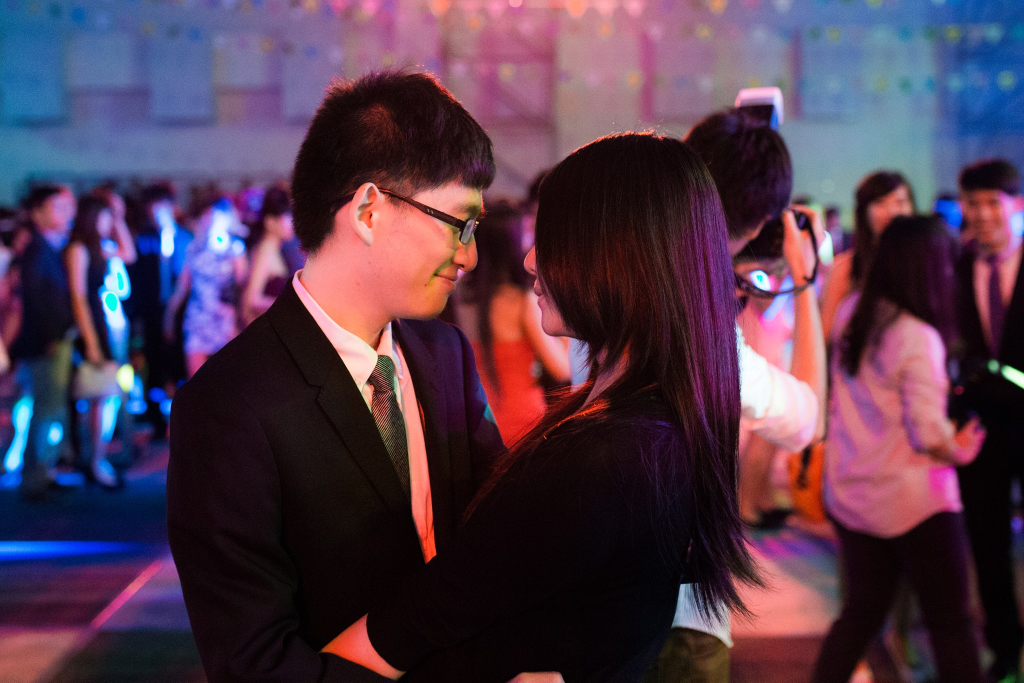
#> input picture master.jpg, 2048 x 1365 px (shown at 1/2 size)
$ python images.py   (older library calls are emulated)
#> lines starting #> are read from the running program, lines starting #| are printed output that depends on the picture
"""
==============
Image tutorial
==============

A short tutorial on plotting images with Matplotlib.

.. _imaging_startup:

Startup commands
===================

First, let's start IPython.  It is a most excellent enhancement to the
standard Python prompt, and it ties in especially well with
Matplotlib.  Start IPython either at a shell, or the IPython Notebook now.

With IPython started, we now need to connect to a GUI event loop.  This
tells IPython where (and how) to display plots.  To connect to a GUI
loop, execute the **%matplotlib** magic at your IPython prompt.  There's more
detail on exactly what this does at `IPython's documentation on GUI
event loops
<http://ipython.org/ipython-doc/2/interactive/reference.html#gui-event-loop-support>`_.

If you're using IPython Notebook, the same commands are available, but
people commonly use a specific argument to the %matplotlib magic:

.. sourcecode:: ipython

    In [1]: %matplotlib inline

This turns on inline plotting, where plot graphics will appear in your
notebook.  This has important implications for interactivity.  For inline plotting, commands in
cells below the cell that outputs a plot will not affect the plot.  For example,
changing the color map is not possible from cells below the cell that creates a plot.
However, for other backends, such as Qt5, that open a separate window,
cells below those that create the plot will change the plot - it is a
live object in memory.

This tutorial will use matplotlib's imperative-style plotting
interface, pyplot.  This interface maintains global state, and is very
useful for quickly and easily experimenting with various plot
settings.  The alternative is the object-oriented interface, which is also
very powerful, and generally more suitable for large application
development.  If you'd like to learn about the object-oriented
interface, a great place to start is our `FAQ on usage
<http://matplotlib.org/faq/usage_faq.html>`_.  For now, let's get on
with the imperative-style approach:
"""

import matplotlib.pyplot as plt
import matplotlib.image as mpimg
import numpy as np

###############################################################################
# .. _importing_data:
#
# Importing image data into Numpy arrays
# ===============================================
#
# Loading image data is supported by the `Pillow
# <https://pillow.readthedocs.io/en/latest/>`_ library.  Natively, Matplotlib
# only supports PNG images.  The commands shown below fall back on Pillow if
# the native read fails.
#
# The image used in this example is a PNG file, but keep that Pillow
# requirement in mind for your own data.
#
# Here's the image we're going to play with:
#
# .. image:: ../../_static/stinkbug.png
#
# It's a 24-bit RGB PNG image (8 bits for each of R, G, B).  Depending
# on where you get your data, the other kinds of image that you'll most
# likely encounter are RGBA images, which allow for transparency, or
# single-channel grayscale (luminosity) images.  You can right click on
# it and choose "Save image as" to download it to your computer for the
# rest of this tutorial.
#
# And here we go...

img = mpimg.imread('../../master.jpg')
#> img is the input picture: shape (1365, 2048, 3); mean R, G, B 81.7, 57.6, 76.6
print(img)
#> (printed output is left out)

###############################################################################
# Note the dtype there - float32.  Matplotlib has rescaled the 8 bit
# data from each channel to floating point data between 0.0 and 1.0.  As
# a side note, the only datatype that Pillow can work with is uint8.
# Matplotlib plotting can handle float32 and uint8, but image
# reading/writing for any format other than PNG is limited to uint8
# data.  Why 8 bits? Most displays can only render 8 bits per channel
# worth of color gradation.  Why can they only render 8 bits/channel?
# Because that's about all the human eye can see.  More here (from a
# photography standpoint): `Luminous Landscape bit depth tutorial
# <https://luminous-landscape.com/bit-depth/>`_.
#
# Each inner list represents a pixel.  Here, with an RGB image, there
# are 3 values.  Since it's a black and white image, R, G, and B are all
# similar.  An RGBA (where A is alpha, or transparency), has 4 values
# per inner list, and a simple luminance image just has one value (and
# is thus only a 2-D array, not a 3-D array).  For RGB and RGBA images,
# matplotlib supports float32 and uint8 data types.  For grayscale,
# matplotlib supports only float32.  If your array data does not meet
# one of these descriptions, you need to rescale it.
#
# .. _plotting_data:
#
# Plotting numpy arrays as images
# ===================================
#
# So, you have your data in a numpy array (either by importing it, or by
# generating it).  Let's render it.  In Matplotlib, this is performed
# using the :func:`~matplotlib.pyplot.imshow` function.  Here we'll grab
# the plot object.  This object gives you an easy way to manipulate the
# plot from the prompt.

imgplot = plt.imshow(img)


###############################################################################
# You can also plot any numpy array.
#
# .. _Pseudocolor:
#
# Applying pseudocolor schemes to image plots
# -------------------------------------------------
#
# Pseudocolor can be a useful tool for enhancing contrast and
# visualizing your data more easily.  This is especially useful when
# making presentations of your data using projectors - their contrast is
# typically quite poor.
#
# Pseudocolor is only relevant to single-channel, grayscale, luminosity
# images.  We currently have an RGB image.  Since R, G, and B are all
# similar (see for yourself above or in your data), we can just pick one
# channel of our data:

lum_img = img[:, :, 0]
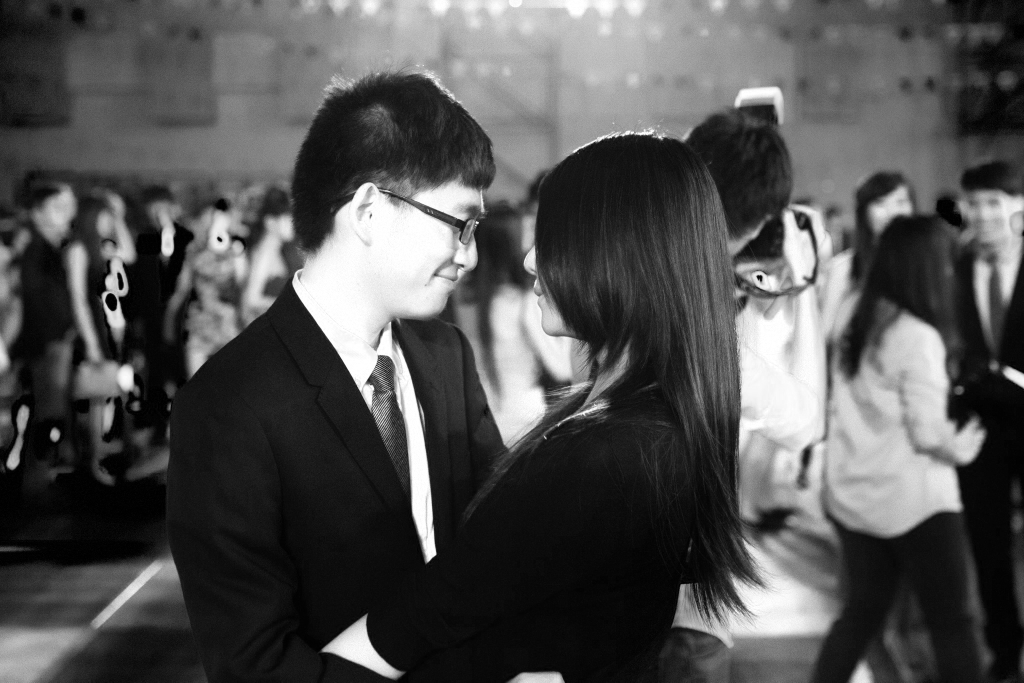
#> lum_img: shape (1365, 2048) (shown at 1/2 size); min 0, max 255, mean 81.7

# This is array slicing.  You can read more in the `Numpy tutorial
# <https://docs.scipy.org/doc/numpy/user/quickstart.html>`_.

plt.imshow(lum_img)

###############################################################################
# Now, with a luminosity (2D, no color) image, the default colormap (aka lookup table,
# LUT), is applied.  The default is called viridis.  There are plenty of
# others to choose from.

plt.imshow(lum_img, cmap="hot")

###############################################################################
# Note that you can also change colormaps on existing plot objects using the
# :meth:`~matplotlib.image.Image.set_cmap` method:

imgplot = plt.imshow(lum_img)
imgplot.set_cmap('nipy_spectral')

###############################################################################
#
# .. note::
#
#    However, remember that in the IPython notebook with the inline backend,
#    you can't make changes to plots that have already been rendered.  If you
#    create imgplot here in one cell, you cannot call set_cmap() on it in a later
#    cell and expect the earlier plot to change.  Make sure that you enter these
#    commands together in one cell.  plt commands will not change plots from earlier
#    cells.
#
# There are many other colormap schemes available.  See the `list and
# images of the colormaps
# <../colors/colormaps.html>`_.
#
# .. _`Color Bars`:
#
# Color scale reference
# ------------------------
#
# It's helpful to have an idea of what value a color represents.  We can
# do that by adding color bars.

imgplot = plt.imshow(lum_img)
plt.colorbar()

###############################################################################
# This adds a colorbar to your existing figure.  This won't
# automatically change if you change you switch to a different
# colormap - you have to re-create your plot, and add in the colorbar
# again.
#
# .. _`Data ranges`:
#
# Examining a specific data range
# ---------------------------------
#
# Sometimes you want to enhance the contrast in your image, or expand
# the contrast in a particular region while sacrificing the detail in
# colors that don't vary much, or don't matter.  A good tool to find
# interesting regions is the histogram.  To create a histogram of our
# image data, we use the :func:`~matplotlib.pyplot.hist` function.

plt.hist(lum_img.ravel(), bins=256, range=(0.0, 1.0), fc='k', ec='k')

###############################################################################
# Most often, the "interesting" part of the image is around the peak,
# and you can get extra contrast by clipping the regions above and/or
# below the peak.  In our histogram, it looks like there's not much
# useful information in the high end (not many white things in the
# image).  Let's adjust the upper limit, so that we effectively "zoom in
# on" part of the histogram.  We do this by passing the clim argument to
# imshow.  You could also do this by calling the
# :meth:`~matplotlib.image.Image.set_clim` method of the image plot
# object, but make sure that you do so in the same cell as your plot
# command when working with the IPython Notebook - it will not change
# plots from earlier cells.
#
# You can specify the clim in the call to ``plot``.

imgplot = plt.imshow(lum_img, clim=(0.0, 0.7))

###############################################################################
# You can also specify the clim using the returned object
fig = plt.figure()
a = fig.add_subplot(1, 2, 1)
imgplot = plt.imshow(lum_img)
a.set_title('Before')
plt.colorbar(ticks=[0.1, 0.3, 0.5, 0.7], orientation='horizontal')
a = fig.add_subplot(1, 2, 2)
imgplot = plt.imshow(lum_img)
imgplot.set_clim(0.0, 0.7)
a.set_title('After')
plt.colorbar(ticks=[0.1, 0.3, 0.5, 0.7], orientation='horizontal')
plt.show()
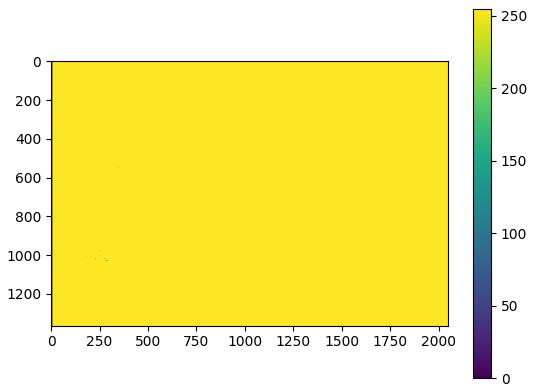
#> figure drawn by matplotlib, 2 panels
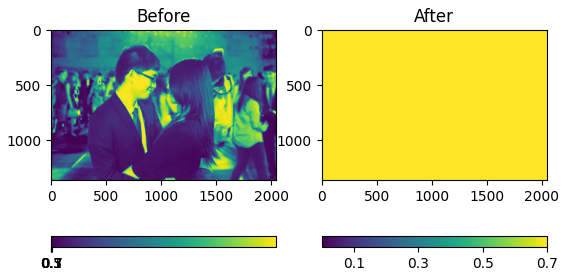
#> figure drawn by matplotlib, 4 panels
###############################################################################
# .. _Interpolation:
#
# Array Interpolation schemes
# ---------------------------
#
# Interpolation calculates what the color or value of a pixel "should"
# be, according to different mathematical schemes.  One common place
# that this happens is when you resize an image.  The number of pixels
# change, but you want the same information.  Since pixels are discrete,
# there's missing space.  Interpolation is how you fill that space.
# This is why your images sometimes come out looking pixelated when you
# blow them up.  The effect is more pronounced when the difference
# between the original image and the expanded image is greater.  Let's
# take our image and shrink it.  We're effectively discarding pixels,
# only keeping a select few.  Now when we plot it, that data gets blown
# up to the size on your screen.  The old pixels aren't there anymore,
# and the computer has to draw in pixels to fill that space.
#
# We'll use the Pillow library that we used to load the image also to resize
# the image.

from PIL import Image

img = Image.open('../../master.jpg')
img.thumbnail((64, 64), Image.ANTIALIAS)  # resizes image in-place
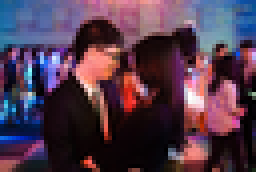
#> img: PIL image 64x43 RGB (shown 4 times larger); mean R, G, B 81.7, 57.6, 76.6
imgplot = plt.imshow(img)

###############################################################################
# Here we have the default interpolation, bilinear, since we did not
# give :func:`~matplotlib.pyplot.imshow` any interpolation argument.
#
# Let's try some others. Here's "nearest", which does no interpolation.

imgplot = plt.imshow(img, interpolation="nearest")

###############################################################################
# and bicubic:

imgplot = plt.imshow(img, interpolation="bicubic")
plt.show()
###############################################################################
# Bicubic interpolation is often used when blowing up photos - people
# tend to prefer blurry over pixelated.
